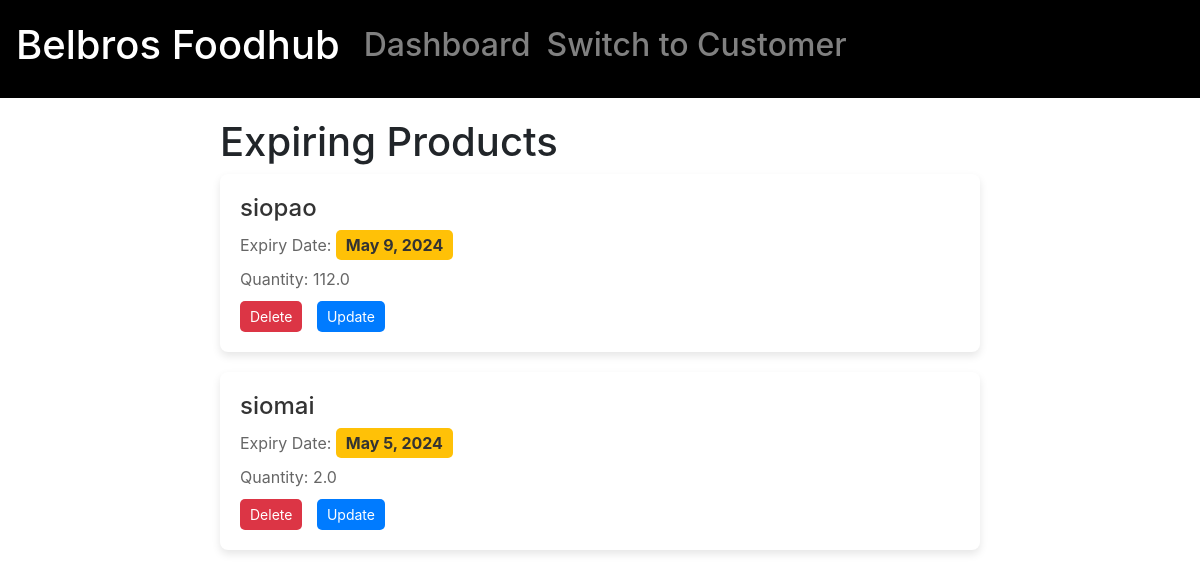
Before: /inventory/expiry/ with the older database file.
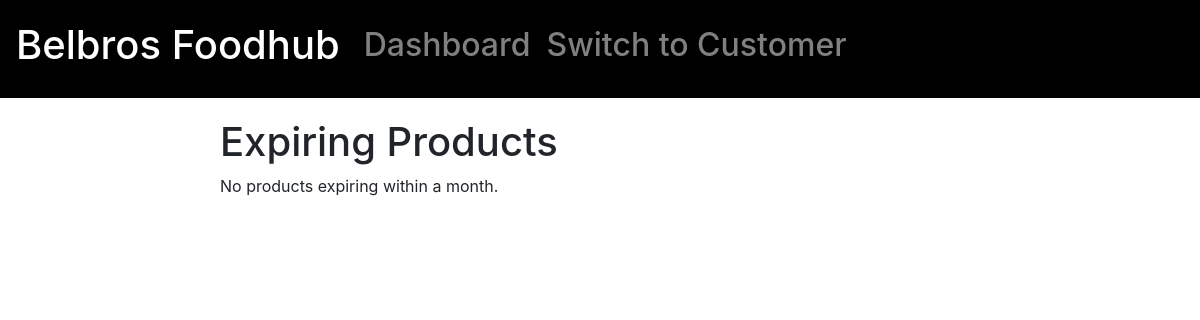
After: the same page with the newer database file.
### inventory/models.py (models this page shows, shortened)
class inventoryItem(models.Model):
    VENDOR_CHOICES = [
        ('Boy Bondat', 'Boy Bondat'),
        ('Mang Boks', 'Mang Boks'),
        ('Potato King', 'Potato King'),
        ('Siomai King', 'Siomai King'),
        ('Siopao Da King', 'Siopao Da King'),
    ]
    name = models.CharField(max_length=100, null=True)
    description = models.CharField(max_length=200, null=True)
    quantity = models.FloatField(null=True)
    price = models.DecimalField(max_digits=10, decimal_places=2, null=True)
    vendor = models.CharField(max_length=100, choices=VENDOR_CHOICES)
    item_pic = models.ImageField(null=True, blank=True)
    expiry_date = models.DateField(null=True)

### inventory/views.py (the view)
# urls.py: path('expiry/', views.expiry_view, name='expiry'),
def expiry_view(request):
    current_date = datetime.now().date()
    one_month_from_now = current_date + timedelta(days=30)
    expiring_items = inventoryItem.objects.filter(expiry_date__gte=current_date, expiry_date__lte=one_month_from_now)
    return render(request, 'inventory/expiry.html', {'expiring_items': expiring_items})

### inventory/templates/inventory/expiry.html (shortened to what this page needs)
{% extends 'inventory/main.html' %}
{% load static %}
{% block content %}
<div class="expiry-container">
    <h1>Expiring Products</h1>
    {% for item in expiring_items %}
        <div class="expiry-item">
            <h2>{{ item.name }}</h2>
            <p>Expiry Date: <span class="expiry-date">{{ item.expiry_date }}</span></p>
            <p>Quantity: {{ item.quantity }}</p>
            <div class="action-buttons">
                <a href="{% url 'delete_item' item.id %}" class="delete-btn">Delete</a>
                <a href="{% url 'update_item' item.id %}" class="update-btn">Update</a>
            </div>
        </div>
    {% empty %}
        <p>No products expiring within a month.</p>
    {% endfor %}
</div>
{% endblock content %}

Changed rows visible on the page:
removed inventoryItem: name "siopao", expiry_date "May 9, 2024", quantity "112.0"
removed inventoryItem: name "siomai", expiry_date "May 5, 2024", quantity "2.0"
Other visible differences:
text now shown: "No products expiring within a month."
